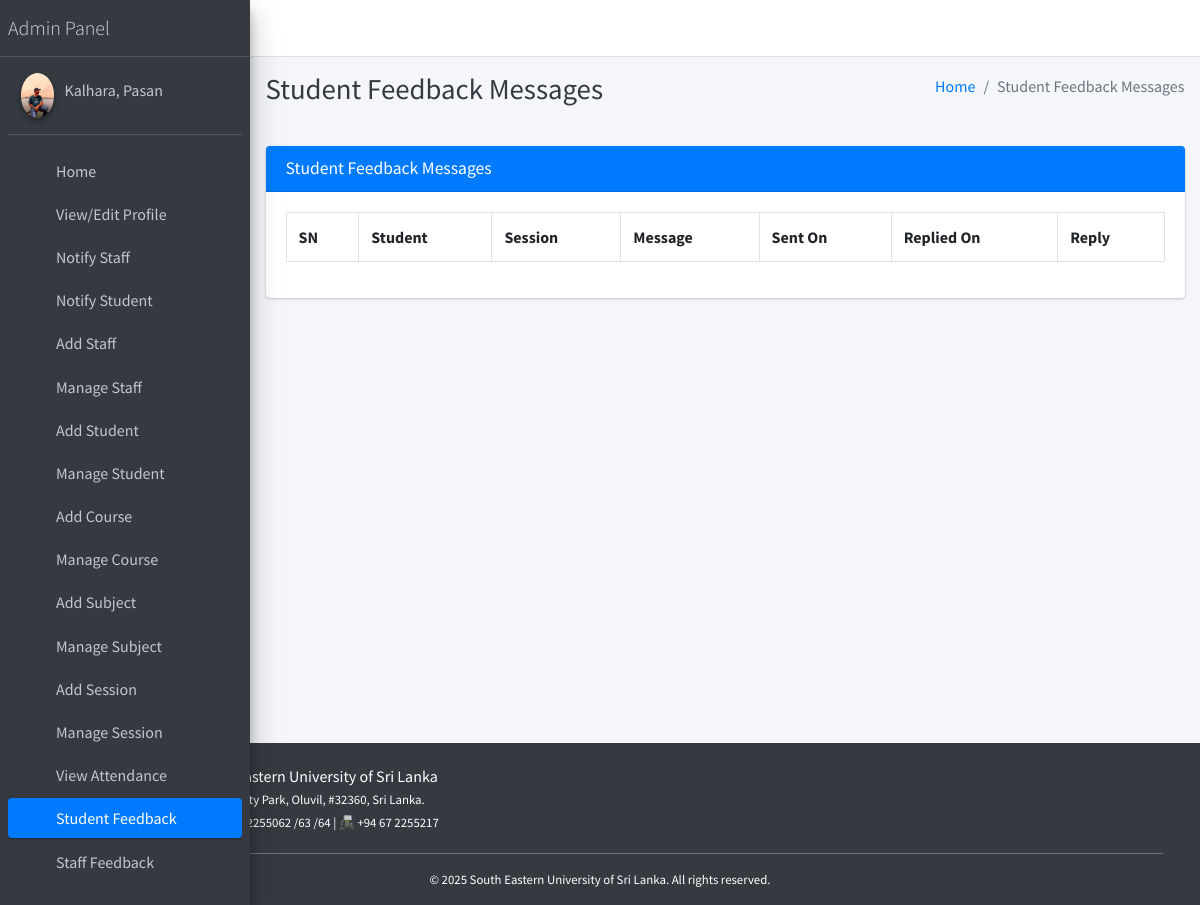
The app's page /student/view/feedback/ (signed in) with its own data.
### main_app/models.py (models this page shows)
class CustomUser(AbstractUser):
    USER_TYPE = ((1, "HOD"), (2, "Staff"), (3, "Student"))
    GENDER = [("M", "Male"), ("F", "Female")]
    username = None  # Removed username, using email instead
    email = models.EmailField(unique=True)
    user_type = models.CharField(default=1, choices=USER_TYPE, max_length=1)
    gender = models.CharField(max_length=1, choices=GENDER)
    profile_pic = models.ImageField()
    address = models.TextField()
    fcm_token = models.TextField(default="")  # For firebase notifications
    created_at = models.DateTimeField(auto_now_add=True)
    updated_at = models.DateTimeField(auto_now=True)
    USERNAME_FIELD = "email"
    REQUIRED_FIELDS = []
    objects = CustomUserManager()
    def __str__(self):
        return self.last_name + ", " + self.first_name

### main_app/hod_views.py (the view, shortened to what this page needs)
# urls.py: path("student/view/feedback/", hod_views.student_feedback_message,
@csrf_exempt
def student_feedback_message(request):
    if request.method != 'POST':
        feedbacks = FeedbackStudent.objects.all()
        context = {
            'feedbacks': feedbacks,
            'page_title': 'Student Feedback Messages'
        }
        return render(request, 'hod_template/student_feedback_template.html', context)

### main_app/templates/hod_template/student_feedback_template.html (shortened to what this page needs)
{% extends 'main_app/base.html' %}
{% load static %}
{% block page_title %}{{page_title}}{% endblock page_title %}
{% block content %}
<section class="content">
    <div class="container-fluid">
        <div class="row">
            <div class="col-md-12">
                <div class="card card-primary">
                    <div class="card-header">
                        <h3 class="card-title">{{page_title}}</h3>
                    </div>
                    <div class="table card-body">
                        <table class="table table-bordered">
                            <tr>
                                <th>SN</th>
                                <th>Student</th>
                                <th>Session</th>
                                <th>Message</th>
                                <th>Sent On</th>
                                <th>Replied On</th>
                                <th>Reply</th>
                            </tr>
                        </table>
                    </div>
                    </div>
            </div>
        </div>
    </div>
</section>
{% endblock content %}

### main_app/templates/main_app/sidebar_template.html (shortened to what this page needs)
{% load static %}
<aside class="main-sidebar sidebar-dark-primary elevation-4">
{% if request.user.user_type == '1' %}
    <a href="{% url 'admin_home' %}" class="brand-link">
        <span class="brand-text font-weight-light">Admin Panel</span>
    </a>
    <div class="sidebar">
        <div class="user-panel mt-3 pb-3 mb-3 d-flex">
            <div class="image">
                <img src="{{ request.user.profile_pic }}" class="img-circle elevation-2" alt="User Image">
            </div>
            <div class="info">
                <a href="#" class="d-block">{{ user }}</a>
            </div>
        </div>
        <nav class="mt-2">
            <ul class="nav nav-pills nav-sidebar flex-column" role="menu">
                <li class="nav-item">
                    {% url 'admin_home' as admin_home %}
                    <a href="{{ admin_home }}" class="nav-link {% if admin_home == request.path %} active {% endif %}">
                        <i class="nav-icon fas fa-tachometer-alt"></i>
                        <p>Home</p>
                    </a>
                </li>
                <li class="nav-item">
                    {% url 'admin_view_profile' as admin_view_profile %}
                    <a href="{{ admin_view_profile }}" class="nav-link {% if admin_view_profile == request.path %} active {% endif %}">
                        <i class="nav-icon fas fa-user-cog"></i>
                        <p>View/Edit Profile</p>
                    </a>
                </li>
                <li class="nav-item">
                    {% url 'admin_notify_staff' as admin_notify_staff %}
                    <a href="{{ admin_notify_staff }}" class="nav-link {% if admin_notify_staff == request.path %} active {% endif %}">
                        <i class="nav-icon fas fa-bullhorn"></i>
                        <p>Notify Staff</p>
                    </a>
                </li>
                <li class="nav-item">
                    {% url 'admin_notify_student' as admin_notify_student %}
                    <a href="{{ admin_notify_student }}" class="nav-link {% if admin_notify_student == request.path %} active {% endif %}">
                        <i class="nav-icon fas fa-bullhorn"></i>
                        <p>Notify Student</p>
                    </a>
                </li>
                <li class="nav-item">
                    {% url 'add_staff' as add_staff %}
                    <a href="{{ add_staff }}" class="nav-link {% if add_staff == request.path %} active {% endif %}">
                        <i class="nav-icon fas fa-user-plus"></i>
                        <p>Add Staff</p>
                    </a>
                </li>
                <li class="nav-item">
                    {% url 'manage_staff' as manage_staff %}
                    {% url 'edit_staff' staff_id as edit_staff %}
                    <a href="{{ manage_staff }}" class="nav-link {% if manage_staff == request.path or request.path == edit_staff %} active {% endif %}">
                        <i class="nav-icon fas fa-users"></i>
                        <p>Manage Staff</p>
                    </a>
                </li>
                <li class="nav-item">
                    {% url 'add_student' as add_student %}
                    <a href="{{ add_student }}" class="nav-link {% if add_student == request.path %} active {% endif %}">
                        <i class="nav-icon fas fa-user-graduate"></i>
                        <p>Add Student</p>
                    </a>
                </li>
                <li class="nav-item">
                    {% url 'manage_student' as manage_student %}
                    {% url 'edit_student' student_id as edit_student %}
                    <a href="{{ manage_student }}" class="nav-link {% if edit_student == request.path or manage_student == request.path %} active {% endif %}">
                        <i class="nav-icon fas fa-users"></i>
                        <p>Manage Student</p>
                    </a>
                </li>
                <li class="nav-item">
                    {% url 'add_course' as add_course %}
                    <a href="{{ add_course }}" class="nav-link {% if add_course == request.path %} active {% endif %}">
                        <i class="nav-icon fas fa-book"></i>
                        <p>Add Course</p>
                    </a>
                </li>
                <li class="nav-item">
                    {% url 'manage_course' as manage_course %}
                    {% url 'edit_course' course_id as edit_course %}
                    <a href="{{ manage_course }}" class="nav-link {% if edit_course == request.path or manage_course == request.path %} active {% endif %}">
                        <i class="nav-icon fas fa-book-open"></i>
                        <p>Manage Course</p>
                    </a>
                </li>
                <li class="nav-item">
                    {% url 'add_subject' as add_subject %}
                    <a href="{{ add_subject }}" class="nav-link {% if add_subject == request.path %} active {% endif %}">
                        <i class="nav-icon fas fa-chalkboard-teacher"></i>
                        <p>Add Subject</p>
                    </a>
                </li>
                <li class="nav-item">
                    {% url 'manage_subject' as manage_subject %}
                    {% url 'edit_subject' subject_id as edit_subject %}
                    <a href="{{ manage_subject }}" class="nav-link {% if edit_subject == request.path or manage_subject == request.path %} active {% endif %}">
                        <i class="nav-icon fas fa-book-reader"></i>
                        <p>Manage Subject</p>
                    </a>
                </li>
                <li class="nav-item">
                    {% url 'add_session' as add_session %}
                    <a href="{{ add_session }}" class="nav-link {% if add_session == request.path %} active {% endif %}">
                        <i class="nav-icon fas fa-calendar-plus"></i>
                        <p>Add Session</p>
                    </a>
                </li>
                <li class="nav-item">
                    {% url 'manage_session' as manage_session %}
                    {% url 'edit_session' session_id as edit_session %}
                    <a href="{{ manage_session }}" class="nav-link {% if edit_session == request.path or manage_session == request.path %} active {% endif %}">
                        <i class="nav-icon fas fa-calendar-alt"></i>
                        <p>Manage Session</p>
                    </a>
                </li>
                <li class="nav-item">
                    {% url 'admin_view_attendance' as admin_view_attendance %}
                    <a href="{{ admin_view_attendance }}" class="nav-link {% if admin_view_attendance == request.path %} active {% endif %}">
                        <i class="nav-icon fas fa-clipboard-list"></i>
                        <p>View Attendance</p>
                    </a>
                </li>
                <li class="nav-item">
                    {% url 'student_feedback_message' as student_feedback_message %}
                    <a href="{{ student_feedback_message }}" class="nav-link {% if student_feedback_message == request.path %} active {% endif %}">
                        <i class="nav-icon fas fa-comment-dots"></i>
                        <p>Student Feedback</p>
                    </a>
                </li>
                <li class="nav-item">
                    {% url 'staff_feedback_message' as staff_feedback_message %}
                    <a href="{{ staff_feedback_message }}" class="nav-link {% if staff_feedback_message == request.path %} active {% endif %}">
                        <i class="nav-icon fas fa-comments"></i>
                        <p>Staff Feedback</p>
                    </a>
                </li>
                <li class="nav-item">
                    {% url 'view_staff_leave' as view_staff_leave %}
                    <a href="{{ view_staff_leave }}" class="nav-link {% if view_staff_leave == request.path %} active {% endif %}">
                        <i class="nav-icon fas fa-user-clock"></i>
                        <p>Staff Leave</p>
                    </a>
                </li>
{% endif %}
</ul>
</nav>
</div>
</aside>

### records on screen
CustomUser: user.profile_pic (picture), last_name+first_name "Kalhara, Pasan"

### other values on screen
{{ page_title }} "Student Feedback Messages"
